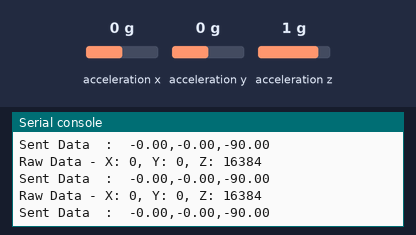
Recording of a program running on a simulated Raspberry Pi Pico running MicroPython. Parts: the last lines printed to the serial console. The test bench sets the inputs (shaded band); at power-on: acceleration x 0 g, acceleration y 0 g, acceleration z 1 g. WiFi joins after 1.5 s.

Above: at 3.2 s.
3.3 s: acceleration x set to -1.4 g
At 3.33 s:
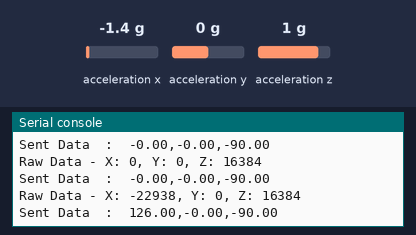
4.8 s: acceleration y set to -1.4 g
At 4.86 s:
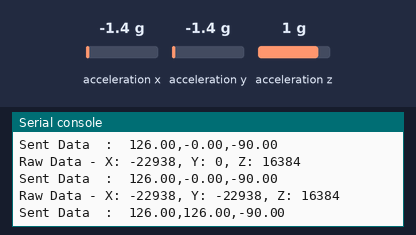
6.3 s: acceleration z set to -1.4 g
At 6.9 s:
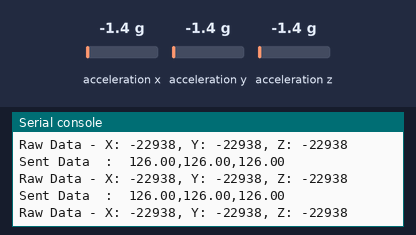

Measured:
- after the input at 3.3 s, the serial console: prints a new line at once (image 1)
- after the input at 4.8 s, the serial console: prints a new line after 0.06 s (image 2)
- after the input at 6.3 s, the serial console: prints a new line after 0.09 s (image 3)

The program:

Send_Accelerometer_Data.py
```python
from machine import Pin, I2C
from time import sleep
import network
import socket

ssid = "your wifi name"
password = "your wifi password"

#local port and device id can be anything
#keep local port between 1024 and 9000
localPort = 8765
deviceID = "1"
dest_ip = "Ip address of device that data has to be sent to"

MPU6050_ADDR = 0x68
temp_register = 0x41
ACCEL_XOUT_H = 0x3B
ACCEL_YOUT_H = 0x3D
ACCEL_ZOUT_H = 0x3F
GYRO_XOUT_H = 0x43
GYRO_YOUT_H = 0x45
GYRO_ZOUT_H = 0x47
PWR_MGMT_1 = 0x6B

i2c = I2C(0, scl=Pin(13), sda=Pin(12), freq=400000)

i2c.writeto_mem(MPU6050_ADDR, PWR_MGMT_1, b'\x00')

def read_raw_data(addr):
    try:
        high = i2c.readfrom_mem(MPU6050_ADDR, addr, 1)[0]
        low = i2c.readfrom_mem(MPU6050_ADDR, addr + 1, 1)[0]

        value = (high << 8) | low

        if value > 32767:
            value -= 65536

        return value
    except Exception as e:
        print("Error reading raw data:", e)
        return 0

def Get_Acc_Data():
    try:
        accel_x = read_raw_data(ACCEL_XOUT_H)
        accel_y = read_raw_data(ACCEL_YOUT_H)
        accel_z = read_raw_data(ACCEL_ZOUT_H)

        print(f"Raw Data - X: {accel_x}, Y: {accel_y}, Z: {accel_z}")  # Debug print

        accel_x = accel_x / 16384.0
        accel_y = accel_y / 16384.0
        accel_z = accel_z / 16384.0

        return accel_x, accel_y, accel_z
    except Exception as e:
        print("Error getting accelerometer data:", e)
        return 0, 0, 0

def connect_wifi():
    try:
        wlan = network.WLAN(network.STA_IF)
        wlan.active(True)
        if not wlan.isconnected():
            wlan.connect(ssid, password)
            while not wlan.isconnected():
                print('Connecting to network...')
                sleep(1)
        print('Network config:', wlan.ifconfig())
    except Exception:
        print("Error connecting to WiFi")

def send_udp(data):
    try:
        udp_socket = socket.socket(socket.AF_INET, socket.SOCK_DGRAM)
        udp_socket.sendto(data.encode(), (dest_ip, localPort))
    except Exception:
        print("Error sending UDP data")
    finally:
        udp_socket.close()

connect_wifi()
while True:
    accel_x, accel_y, accel_z = Get_Acc_Data()
    accel_x *= 90
    accel_y *= 90
    accel_z *= 90
    data = "{:.2f},{:.2f},{:.2f}".format(-1*accel_x, -1*accel_y, -1*accel_z)
    send_udp(data)
    print("Sent Data  : ", data)
    sleep(0.1)
```
